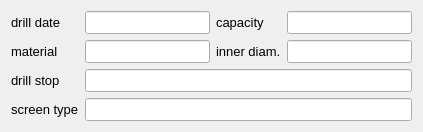
     <widget class="QWidget" name="tab_4">
      <attribute name="title">
       <string>Construction and Drill info</string>
      </attribute>
      <layout class="QGridLayout" name="gridLayout_5">
       <item row="0" column="0">
        <widget class="QLabel" name="label_24">
         <property name="sizePolicy">
          <sizepolicy hsizetype="Minimum" vsizetype="Fixed">
           <horstretch>0</horstretch>
           <verstretch>0</verstretch>
          </sizepolicy>
         </property>
         <property name="minimumSize">
          <size>
           <width>0</width>
           <height>0</height>
          </size>
         </property>
         <property name="maximumSize">
          <size>
           <width>16777215</width>
           <height>16777215</height>
          </size>
         </property>
         <property name="font">
          <font>
           <family>Arial</family>
           <pointsize>10</pointsize>
          </font>
         </property>
         <property name="text">
          <string>drill date</string>
         </property>
         <property name="scaledContents">
          <bool>true</bool>
         </property>
         <property name="alignment">
          <set>Qt::AlignLeading|Qt::AlignLeft|Qt::AlignVCenter</set>
         </property>
        </widget>
       </item>
       <item row="0" column="1">
        <widget class="QLineEdit" name="drilldate">
         <property name="sizePolicy">
          <sizepolicy hsizetype="Expanding" vsizetype="Fixed">
           <horstretch>0</horstretch>
           <verstretch>0</verstretch>
          </sizepolicy>
         </property>
         <property name="minimumSize">
          <size>
           <width>0</width>
           <height>0</height>
          </size>
         </property>
         <property name="maximumSize">
          <size>
           <width>16777215</width>
           <height>16777215</height>
          </size>
         </property>
         <property name="font">
          <font>
           <family>Arial</family>
           <pointsize>10</pointsize>
          </font>
         </property>
         <property name="toolTip">
          <string>&lt;!DOCTYPE HTML PUBLIC &quot;-//W3C//DTD HTML 4.0//EN&quot; &quot;http://www.w3.org/TR/REC-html40/strict.dtd&quot;&gt;
&lt;html&gt;&lt;head&gt;&lt;meta name=&quot;qrichtext&quot; content=&quot;1&quot; /&gt;&lt;style type=&quot;text/css&quot;&gt;
p, li { white-space: pre-wrap; }
&lt;/style&gt;&lt;/head&gt;&lt;body style=&quot; font-family:'MS Shell Dlg 2'; font-size:8.25pt; font-weight:400; font-style:normal;&quot;&gt;
&lt;p style=&quot; margin-top:0px; margin-bottom:0px; margin-left:0px; margin-right:0px; -qt-block-indent:0; text-indent:0px;&quot;&gt;&lt;span style=&quot; font-size:8pt;&quot;&gt;date when drilling was finished&lt;/span&gt;&lt;/p&gt;&lt;/body&gt;&lt;/html&gt;</string>
         </property>
        </widget>
       </item>
       <item row="0" column="2">
        <widget class="QLabel" name="label_12">
         <property name="sizePolicy">
          <sizepolicy hsizetype="Preferred" vsizetype="Fixed">
           <horstretch>0</horstretch>
           <verstretch>0</verstretch>
          </sizepolicy>
         </property>
         <property name="minimumSize">
          <size>
           <width>0</width>
           <height>0</height>
          </size>
         </property>
         <property name="maximumSize">
          <size>
           <width>16777215</width>
           <height>16777215</height>
          </size>
         </property>
         <property name="font">
          <font>
           <family>Arial</family>
           <pointsize>10</pointsize>
          </font>
         </property>
         <property name="text">
          <string>capacity</string>
         </property>
         <property name="scaledContents">
          <bool>true</bool>
         </property>
         <property name="alignment">
          <set>Qt::AlignLeading|Qt::AlignLeft|Qt::AlignVCenter</set>
         </property>
        </widget>
       </item>
       <item row="0" column="3">
        <widget class="QLineEdit" name="capacity">
         <property name="sizePolicy">
          <sizepolicy hsizetype="Expanding" vsizetype="Fixed">
           <horstretch>0</horstretch>
           <verstretch>0</verstretch>
          </sizepolicy>
         </property>
         <property name="minimumSize">
          <size>
           <width>0</width>
           <height>0</height>
          </size>
         </property>
         <property name="maximumSize">
          <size>
           <width>16777215</width>
           <height>16777215</height>
          </size>
         </property>
         <property name="font">
          <font>
           <family>Arial</family>
           <pointsize>10</pointsize>
          </font>
         </property>
         <property name="toolTip">
          <string>&lt;!DOCTYPE HTML PUBLIC &quot;-//W3C//DTD HTML 4.0//EN&quot; &quot;http://www.w3.org/TR/REC-html40/strict.dtd&quot;&gt;
&lt;html&gt;&lt;head&gt;&lt;meta name=&quot;qrichtext&quot; content=&quot;1&quot; /&gt;&lt;style type=&quot;text/css&quot;&gt;
p, li { white-space: pre-wrap; }
&lt;/style&gt;&lt;/head&gt;&lt;body style=&quot; font-family:'MS Shell Dlg 2'; font-size:8.25pt; font-weight:400; font-style:normal;&quot;&gt;
&lt;p style=&quot; margin-top:0px; margin-bottom:0px; margin-left:0px; margin-right:0px; -qt-block-indent:0; text-indent:0px;&quot;&gt;&lt;span style=&quot; font-family:'Arial,sans-serif'; font-size:8pt; color:#000000; background-color:#ffffff;&quot;&gt;Well capacity: &lt;/span&gt;&lt;/p&gt;
&lt;p style=&quot; margin-top:0px; margin-bottom:0px; margin-left:0px; margin-right:0px; -qt-block-indent:0; text-indent:0px;&quot;&gt;&lt;span style=&quot; font-size:8pt;&quot;&gt;For direct push drillings, flushed with water or air, &lt;/span&gt;&lt;/p&gt;
&lt;p style=&quot; margin-top:0px; margin-bottom:0px; margin-left:0px; margin-right:0px; -qt-block-indent:0; text-indent:0px;&quot;&gt;&lt;span style=&quot; font-size:8pt;&quot;&gt;the capacity may be reported in the scale:&lt;/span&gt;&lt;/p&gt;
&lt;p style=&quot; margin-top:0px; margin-bottom:0px; margin-left:0px; margin-right:0px; -qt-block-indent:0; text-indent:0px;&quot;&gt;&lt;span style=&quot; font-size:8pt;&quot;&gt;1,2,3,4-,4,4+,5-,5,5+,6-,6,6+&lt;/span&gt;&lt;/p&gt;
&lt;p style=&quot; margin-top:0px; margin-bottom:0px; margin-left:0px; margin-right:0px; -qt-block-indent:0; text-indent:0px;&quot;&gt;&lt;span style=&quot; font-size:8pt;&quot;&gt;(same as in table stratigraphy).&lt;/span&gt;&lt;/p&gt;
&lt;p style=&quot; margin-top:0px; margin-bottom:0px; margin-left:0px; margin-right:0px; -qt-block-indent:0; text-indent:0px;&quot;&gt;&lt;span style=&quot; font-size:8pt;&quot;&gt;For wells, capacity may be given as l/h.&lt;/span&gt;&lt;/p&gt;&lt;/body&gt;&lt;/html&gt;</string>
         </property>
        </widget>
       </item>
       <item row="1" column="0">
        <widget class="QLabel" name="label_21">
         <property name="sizePolicy">
          <sizepolicy hsizetype="Minimum" vsizetype="Fixed">
           <horstretch>0</horstretch>
           <verstretch>0</verstretch>
          </sizepolicy>
         </property>
         <property name="minimumSize">
          <size>
           <width>0</width>
           <height>0</height>
          </size>
         </property>
         <property name="maximumSize">
          <size>
           <width>16777215</width>
           <height>16777215</height>
          </size>
         </property>
         <property name="font">
          <font>
           <family>Arial</family>
           <pointsize>10</pointsize>
          </font>
         </property>
         <property name="text">
          <string>material</string>
         </property>
         <property name="scaledContents">
          <bool>true</bool>
         </property>
         <property name="alignment">
          <set>Qt::AlignLeading|Qt::AlignLeft|Qt::AlignVCenter</set>
         </property>
        </widget>
       </item>
       <item row="1" column="1">
        <widget class="QLineEdit" name="material">
         <property name="sizePolicy">
          <sizepolicy hsizetype="Expanding" vsizetype="Fixed">
           <horstretch>0</horstretch>
           <verstretch>0</verstretch>
          </sizepolicy>
         </property>
         <property name="minimumSize">
          <size>
           <width>0</width>
           <height>0</height>
          </size>
         </property>
         <property name="maximumSize">
          <size>
           <width>16777215</width>
           <height>16777215</height>
          </size>
         </property>
         <property name="font">
          <font>
           <family>Arial</family>
           <pointsize>10</pointsize>
          </font>
         </property>
         <property name="toolTip">
          <string>&lt;!DOCTYPE HTML PUBLIC &quot;-//W3C//DTD HTML 4.0//EN&quot; &quot;http://www.w3.org/TR/REC-html40/strict.dtd&quot;&gt;
&lt;html&gt;&lt;head&gt;&lt;meta name=&quot;qrichtext&quot; content=&quot;1&quot; /&gt;&lt;style type=&quot;text/css&quot;&gt;
p, li { white-space: pre-wrap; }
&lt;/style&gt;&lt;/head&gt;&lt;body style=&quot; font-family:'MS Shell Dlg 2'; font-size:8.25pt; font-weight:400; font-style:normal;&quot;&gt;
&lt;p style=&quot; margin-top:0px; margin-bottom:0px; margin-left:0px; margin-right:0px; -qt-block-indent:0; text-indent:0px;&quot;&gt;&lt;span style=&quot; font-size:8pt;&quot;&gt;Steel&lt;/span&gt;&lt;/p&gt;
&lt;p style=&quot; margin-top:0px; margin-bottom:0px; margin-left:0px; margin-right:0px; -qt-block-indent:0; text-indent:0px;&quot;&gt;&lt;span style=&quot; font-size:8pt;&quot;&gt;Concrete&lt;/span&gt;&lt;/p&gt;
&lt;p style=&quot; margin-top:0px; margin-bottom:0px; margin-left:0px; margin-right:0px; -qt-block-indent:0; text-indent:0px;&quot;&gt;&lt;span style=&quot; font-size:8pt;&quot;&gt;Stones&lt;/span&gt;&lt;/p&gt;
&lt;p style=&quot; margin-top:0px; margin-bottom:0px; margin-left:0px; margin-right:0px; -qt-block-indent:0; text-indent:0px;&quot;&gt;&lt;span style=&quot; font-size:8pt;&quot;&gt;Stainless steel&lt;/span&gt;&lt;/p&gt;
&lt;p style=&quot; margin-top:0px; margin-bottom:0px; margin-left:0px; margin-right:0px; -qt-block-indent:0; text-indent:0px;&quot;&gt;&lt;span style=&quot; font-size:8pt;&quot;&gt;etc&lt;/span&gt;&lt;/p&gt;&lt;/body&gt;&lt;/html&gt;</string>
         </property>
         <property name="text">
          <string/>
         </property>
        </widget>
       </item>
       <item row="1" column="2">
        <widget class="QLabel" name="label_19">
         <property name="sizePolicy">
          <sizepolicy hsizetype="Preferred" vsizetype="Fixed">
           <horstretch>0</horstretch>
           <verstretch>0</verstretch>
          </sizepolicy>
         </property>
         <property name="minimumSize">
          <size>
           <width>0</width>
           <height>0</height>
          </size>
         </property>
         <property name="maximumSize">
          <size>
           <width>16777215</width>
           <height>16777215</height>
          </size>
         </property>
         <property name="font">
          <font>
           <family>Arial</family>
           <pointsize>10</pointsize>
          </font>
         </property>
         <property name="text">
          <string>inner diam.</string>
         </property>
         <property name="scaledContents">
          <bool>true</bool>
         </property>
         <property name="alignment">
          <set>Qt::AlignLeading|Qt::AlignLeft|Qt::AlignVCenter</set>
         </property>
        </widget>
       </item>
       <item row="1" column="3">
        <widget class="QLineEdit" name="diam">
         <property name="sizePolicy">
          <sizepolicy hsizetype="Expanding" vsizetype="Fixed">
           <horstretch>0</horstretch>
           <verstretch>0</verstretch>
          </sizepolicy>
         </property>
         <property name="minimumSize">
          <size>
           <width>0</width>
           <height>0</height>
          </size>
         </property>
         <property name="maximumSize">
          <size>
           <width>16777215</width>
           <height>16777215</height>
          </size>
         </property>
         <property name="font">
          <font>
           <family>Arial</family>
           <pointsize>10</pointsize>
          </font>
         </property>
         <property name="toolTip">
          <string>&lt;!DOCTYPE HTML PUBLIC &quot;-//W3C//DTD HTML 4.0//EN&quot; &quot;http://www.w3.org/TR/REC-html40/strict.dtd&quot;&gt;
&lt;html&gt;&lt;head&gt;&lt;meta name=&quot;qrichtext&quot; content=&quot;1&quot; /&gt;&lt;style type=&quot;text/css&quot;&gt;
p, li { white-space: pre-wrap; }
&lt;/style&gt;&lt;/head&gt;&lt;body style=&quot; font-family:'MS Shell Dlg 2'; font-size:8.25pt; font-weight:400; font-style:normal;&quot;&gt;
&lt;p style=&quot; margin-top:0px; margin-bottom:0px; margin-left:0px; margin-right:0px; -qt-block-indent:0; text-indent:0px;&quot;&gt;&lt;span style=&quot; font-size:8pt;&quot;&gt;Casing pipe inner diameter (mm).&lt;/span&gt;&lt;/p&gt;
&lt;p style=&quot; margin-top:0px; margin-bottom:0px; margin-left:0px; margin-right:0px; -qt-block-indent:0; text-indent:0px;&quot;&gt;&lt;span style=&quot; font-size:8pt;&quot;&gt;Dimension för screens and filters &lt;/span&gt;&lt;/p&gt;
&lt;p style=&quot; margin-top:0px; margin-bottom:0px; margin-left:0px; margin-right:0px; -qt-block-indent:0; text-indent:0px;&quot;&gt;&lt;span style=&quot; font-size:8pt;&quot;&gt;are given in field for screen type below.&lt;/span&gt;&lt;/p&gt;&lt;/body&gt;&lt;/html&gt;</string>
         </property>
        </widget>
       </item>
       <item row="2" column="0">
        <widget class="QLabel" name="label_11">
         <property name="enabled">
          <bool>true</bool>
         </property>
         <property name="sizePolicy">
          <sizepolicy hsizetype="Minimum" vsizetype="Fixed">
           <horstretch>100</horstretch>
           <verstretch>100</verstretch>
          </sizepolicy>
         </property>
         <property name="minimumSize">
          <size>
           <width>0</width>
           <height>0</height>
          </size>
         </property>
         <property name="maximumSize">
          <size>
           <width>16777215</width>
           <height>16777215</height>
          </size>
         </property>
         <property name="font">
          <font>
           <family>Arial</family>
           <pointsize>10</pointsize>
          </font>
         </property>
         <property name="toolTip">
          <string>Drill stop</string>
         </property>
         <property name="layoutDirection">
          <enum>Qt::RightToLeft</enum>
         </property>
         <property name="text">
          <string>drill stop</string>
         </property>
         <property name="alignment">
          <set>Qt::AlignLeading|Qt::AlignLeft|Qt::AlignVCenter</set>
         </property>
        </widget>
       </item>
       <item row="2" column="1" colspan="3">
        <widget class="QLineEdit" name="drillstop">
         <property name="sizePolicy">
          <sizepolicy hsizetype="Expanding" vsizetype="Fixed">
           <horstretch>0</horstretch>
           <verstretch>0</verstretch>
          </sizepolicy>
         </property>
         <property name="minimumSize">
          <size>
           <width>0</width>
           <height>0</height>
          </size>
         </property>
         <property name="maximumSize">
          <size>
           <width>16777215</width>
           <height>16777215</height>
          </size>
         </property>
         <property name="font">
          <font>
           <family>Arial</family>
           <pointsize>10</pointsize>
          </font>
         </property>
         <property name="toolTip">
          <string>&lt;!DOCTYPE HTML PUBLIC &quot;-//W3C//DTD HTML 4.0//EN&quot; &quot;http://www.w3.org/TR/REC-html40/strict.dtd&quot;&gt;
&lt;html&gt;&lt;head&gt;&lt;meta name=&quot;qrichtext&quot; content=&quot;1&quot; /&gt;&lt;style type=&quot;text/css&quot;&gt;
p, li { white-space: pre-wrap; }
&lt;/style&gt;&lt;/head&gt;&lt;body style=&quot; font-family:'MS Shell Dlg 2'; font-size:8.25pt; font-weight:400; font-style:normal;&quot;&gt;
&lt;p style=&quot; margin-top:0px; margin-bottom:0px; margin-left:0px; margin-right:0px; -qt-block-indent:0; text-indent:0px;&quot;&gt;&lt;span style=&quot; font-size:8pt;&quot;&gt;stop against boulder or rock&lt;/span&gt;&lt;/p&gt;
&lt;p style=&quot; margin-top:0px; margin-bottom:0px; margin-left:0px; margin-right:0px; -qt-block-indent:0; text-indent:0px;&quot;&gt;&lt;span style=&quot; font-size:8pt;&quot;&gt;stop against rock&lt;/span&gt;&lt;/p&gt;
&lt;p style=&quot; margin-top:0px; margin-bottom:0px; margin-left:0px; margin-right:0px; -qt-block-indent:0; text-indent:0px;&quot;&gt;&lt;span style=&quot; font-size:8pt;&quot;&gt;stop in rock&lt;/span&gt;&lt;/p&gt;
&lt;p style=&quot; margin-top:0px; margin-bottom:0px; margin-left:0px; margin-right:0px; -qt-block-indent:0; text-indent:0px;&quot;&gt;&lt;span style=&quot; font-size:8pt;&quot;&gt;frictional stop&lt;/span&gt;&lt;/p&gt;
&lt;p style=&quot; margin-top:0px; margin-bottom:0px; margin-left:0px; margin-right:0px; -qt-block-indent:0; text-indent:0px;&quot;&gt;&lt;span style=&quot; font-size:8pt;&quot;&gt;stop in till&lt;/span&gt;&lt;/p&gt;
&lt;p style=&quot; margin-top:0px; margin-bottom:0px; margin-left:0px; margin-right:0px; -qt-block-indent:0; text-indent:0px;&quot;&gt;&lt;span style=&quot; font-size:8pt;&quot;&gt;drilling may proceed&lt;/span&gt;&lt;/p&gt;
&lt;p style=&quot; margin-top:0px; margin-bottom:0px; margin-left:0px; margin-right:0px; -qt-block-indent:0; text-indent:0px;&quot;&gt;&lt;span style=&quot; font-size:8pt;&quot;&gt;...&lt;/span&gt;&lt;/p&gt;&lt;/body&gt;&lt;/html&gt;</string>
         </property>
        </widget>
       </item>
       <item row="3" column="0">
        <widget class="QLabel" name="label_13">
         <property name="enabled">
          <bool>true</bool>
         </property>
         <property name="sizePolicy">
          <sizepolicy hsizetype="Minimum" vsizetype="Fixed">
           <horstretch>100</horstretch>
           <verstretch>100</verstretch>
          </sizepolicy>
         </property>
         <property name="minimumSize">
          <size>
           <width>0</width>
           <height>0</height>
          </size>
         </property>
         <property name="maximumSize">
          <size>
           <width>16777215</width>
           <height>16777215</height>
          </size>
         </property>
         <property name="font">
          <font>
           <family>Arial</family>
           <pointsize>10</pointsize>
          </font>
         </property>
         <property name="layoutDirection">
          <enum>Qt::RightToLeft</enum>
         </property>
         <property name="text">
          <string>screen type</string>
         </property>
         <property name="alignment">
          <set>Qt::AlignLeading|Qt::AlignLeft|Qt::AlignVCenter</set>
         </property>
        </widget>
       </item>
       <item row="3" column="1" colspan="3">
        <widget class="QLineEdit" name="screen">
         <property name="sizePolicy">
          <sizepolicy hsizetype="Expanding" vsizetype="Fixed">
           <horstretch>0</horstretch>
           <verstretch>0</verstretch>
          </sizepolicy>
         </property>
         <property name="minimumSize">
          <size>
           <width>0</width>
           <height>0</height>
          </size>
         </property>
         <property name="maximumSize">
          <size>
           <width>16777215</width>
           <height>16777215</height>
          </size>
         </property>
         <property name="font">
          <font>
           <family>Arial</family>
           <pointsize>10</pointsize>
          </font>
         </property>
         <property name="toolTip">
          <string>&lt;!DOCTYPE HTML PUBLIC &quot;-//W3C//DTD HTML 4.0//EN&quot; &quot;http://www.w3.org/TR/REC-html40/strict.dtd&quot;&gt;
&lt;html&gt;&lt;head&gt;&lt;meta name=&quot;qrichtext&quot; content=&quot;1&quot; /&gt;&lt;style type=&quot;text/css&quot;&gt;
p, li { white-space: pre-wrap; }
&lt;/style&gt;&lt;/head&gt;&lt;body style=&quot; font-family:'MS Shell Dlg 2'; font-size:8.25pt; font-weight:400; font-style:normal;&quot;&gt;
&lt;p style=&quot; margin-top:0px; margin-bottom:0px; margin-left:0px; margin-right:0px; -qt-block-indent:0; text-indent:0px;&quot;&gt;&lt;span style=&quot; font-size:8pt;&quot;&gt;E.g. 18-20 m Johnson Well Screen 2.5mm, inner diam=118mm.&lt;/span&gt;&lt;/p&gt;&lt;/body&gt;&lt;/html&gt;</string>
         </property>
        </widget>
       </item>
      </layout>
     </widget>
